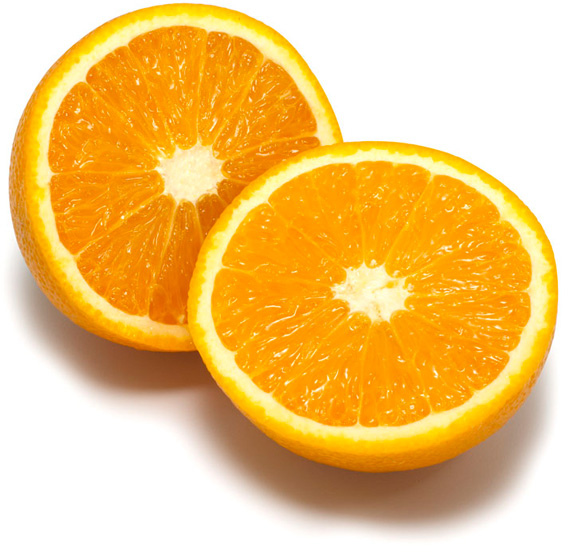
%> input picture bildat_lab3/orange.jpg, 572 x 551 px
$ octave graphcut_example.m   (GNU Octave 9; MATLAB toolbox functions it lacks are replaced by stand-ins)
%> lines starting %> are read from the running program, lines starting %| are printed output that depends on the picture
### bildat_lab3/graphcut_segm.m
function [ segm, prior ] = graphcut_segm(I, area, K, alpha, sigma)
% area = [ minx, miny, maxx, maxy ]

[h,w,c] = size(I);
dw = area(3) - area(1) + 1;
dh = area(4) - area(2) + 1;
mask = uint8([zeros(area(2)-1,w); zeros(dh,area(1)-1), ones(dh,dw), ...
	     zeros(dh,w-area(3)); zeros(h-area(4),w)]);
Ivec = single(reshape(I, size(I,1)*size(I,2), 3));

grey = single(rgb2gray(I));
h = fspecial('gaussian', [7,7], 0.5);
grey = imfilter(grey, h);
h = fspecial('sobel');
dx = imfilter(grey, h/4);
dy = imfilter(grey, h/4');
grad = sqrt(dx.^2 + dy.^2);
edge = (alpha*sigma)*ones(size(grey)) ./ (grad + sigma);

tic
for l=1:3

    fprintf('Find Gaussian mixture models...\n');
    fprob = mixture_prob(I, K, 10, mask);
    bprob = mixture_prob(I, K, 10, 1-mask);
    prior = reshape(fprob ./ (fprob + bprob), size(I,1), size(I,2), 1);
    toc

    fprintf('Find minimum cut...\n');
    [u, erriter, i] = cmf_cut(prior, edge);
    mask = uint8(u>0.5);
    toc

end

segm = int16(u>0.5) + 1;

### CV_lab3/mixture_prob.m
function prob = mixture_prob(image, K, L, mask)
    %  Let I be a set of pixels and V be a set of K Gaussian components in 3D (R,G,B).
    %  Store all pixels for which mask=1 in a Nx3 matrix

    % Reshape to 2D and keep only masked pixels
    [H,W,c] = size(image);
    Ivec = im2double(reshape(image, H*W, c));
    Mvec = Ivec(find(mask), :);
    N = size(Mvec,1);

    %  Randomly initialize the K components using masked pixels
    [seg, mu] = kmeans_segm2(Mvec, K, 100, 0,0,'2D');

    cov = cell(K,1);
    cov(:) = {0.05 *  eye(c)};%{eye(c)+0.1};

    w = zeros(1,K);
    for i = 1:K
        w(i) = length(find(seg==i))/N;
    end

    % Matrices for holding w_k*g_k(c_i) and p_ik
    wg = zeros(N,K);
    p = zeros(N, K);

    %  Iterate L times
    for j = 1:L
        % Expectation: Compute probabilities P_ik using masked pixels
        for k = 1:K
            wg(:,k) = w(k)*mvnpdf(Mvec,mu(k,:),cov{k});
        end

        for k = 1:K
            p(:,k) = wg(:,k)./sum(wg,2);
        end

        % Maximization: Update weights, means and covariances using masked pixels
        for k = 1:K
            w(k) = sum(p(:,k),1)/N;
            mu(k,:) = (p(:,k)' * Mvec)/sum(p(:,k),1);

            diff = bsxfun(@minus, Mvec, mu(k,:));
            top = diff' *(diff .* repmat(p(:,k),[1 3]));
            cov{k} = top / sum(p(:,k),1);
        end
    end
    pos = zeros(size(Ivec,1),K);

    %  Compute probabilities p(c_i) in Eq.(3) for all pixels I.
    for k = 1:K
        pos(:,k) = w(k)*mvnpdf(Ivec,mu(k,:),cov{k});
        pos(:,k) = pos(:,k)/sum(pos(:,k),1);
    end
    pos = sum(pos,2);
    prob = reshape(pos,H,W,1);

end

### CV_lab3/kmeans_segm2.m
function [ segmentation, centers, conv, error] = kmeans_segm2(image, K, L, showImg, showConv, type)
    %Let X be a set of pixels and V be a set of K cluster centers in 3D (R,G,B).

    % Use 2D matrix instead of 3D
    if strcmpi('3D',type)
        [H,W,c] = size(image);
        I_flat = reshape(image,H*W,c);
        I_flat = double(I_flat);
    elseif strcmpi('2D',type)
        H = size(image,1);
        W = 1;
        I_flat = double(image);
    end
    %  Randomly initialize the K cluster centers
    r_idx = randperm(size(I_flat,1),K);
    centers = I_flat(r_idx, :);

    %  Compute all distances between pixels and cluster centers
    D = pdist2(I_flat, centers);

    % Collect errors
    error = zeros(1,L+1);

    %  Iterate L times
    conv = 0;
    for i = 1:L
        %     Assign each pixel to the cluster center for which the distance is minimum
        [Y,segmentation] = min(D,[],2);
        error(i) = sum(Y(:));
        for j=1:K
            idx = find(segmentation==j);
            pixel_cluster = I_flat(idx,:);
            %     Recompute each cluster center by taking the mean of all pixels assigned to it
            mean_vals = mean(pixel_cluster,1);
            centers(j,:) = mean_vals;
            %     Recompute all distances between pixels and cluster centers
            D = pdist2(I_flat, centers);
        end
        if showImg == 1
            Inew = mean_segments(image,segmentation);
            imshow(Inew)
            drawnow
            title(sprintf('K = %i', K))
            pause(1/i);
        end

        if i>4 && round(error(i)./max(error(:)),2)==round(error(i-4)./max(error(:)),2) && conv==0
            conv = i;
        end
    end
    [Y,segmentation] = min(D,[],2);
    error(i+1) = sum(Y(:));
    error = error./max(error(:));
    if showConv == 1
        figure()
        plot(1:L+1,error)
    end
    centers = single(centers);
    segmentation = reshape(segmentation,H,W);
    used_classes = unique(segmentation);
    %disp('Converged after')
    conv;
end

### bildat_lab3/graphcut_example.m
scale_factor = 0.5;          % image downscale factor
area = [ 80, 110, 570, 300 ] % image region to train foreground with
K = 16;                      % number of mixture components
alpha = 8.0;                 % maximum edge cost
sigma = 10.0;                % edge cost decay factor

I = imread('orange.jpg');
%> I is the input picture: size 551x572x3 uint8; mean R, G, B 242.2, 197.1, 118.9
I = imresize(I, scale_factor);
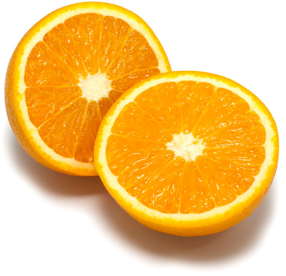
%> I: size 276x286x3 uint8; mean R, G, B 242.2, 197.1, 119
Iback = I;
area = int16(area*scale_factor);
[ segm, prior ] = graphcut_segm(I, area, K, alpha, sigma);
%> in graphcut_segm, `grey = single(rgb2gray(I));`:
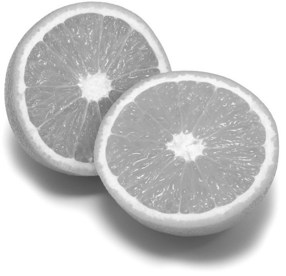
%> grey: size 276x286 single; min 70, max 255, mean 201.7
%> in graphcut_segm, `dx = imfilter(grey, h/4);`:
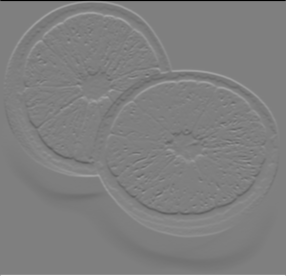
%> dx: size 276x286 single; min -254.9, max 254.9, mean 0; drawn with min black and max white
%> in graphcut_segm, `grad = sqrt(dx.^2 + dy.^2);`:
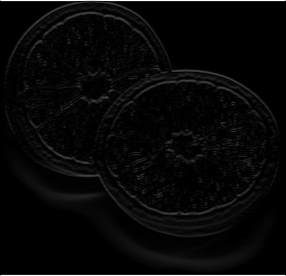
%> grad: size 276x286 single; min 0, max 360.5, mean 11.2; drawn with min black and max white
%> in graphcut_segm, `edge = (alpha*sigma)*ones(size(grey)) ./ (grad + sigma);`:
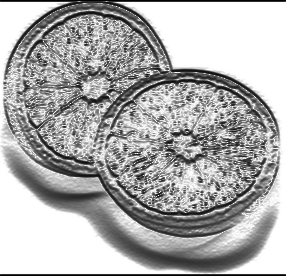
%> edge: size 276x286 single; min 0.216, max 8, mean 5.54; drawn with min black and max white
%> (the run ends here)
